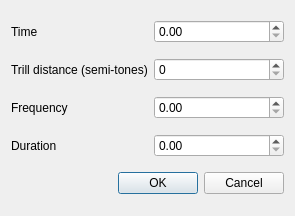
<?xml version="1.0" encoding="UTF-8"?>
<ui version="4.0">
 <class>Dialog</class>
 <widget class="QDialog" name="Dialog">
  <property name="geometry">
   <rect>
    <x>0</x>
    <y>0</y>
    <width>295</width>
    <height>216</height>
   </rect>
  </property>
  <property name="windowTitle">
   <string>Dialog</string>
  </property>
  <layout class="QGridLayout" name="gridLayout">
   <item row="4" column="0" colspan="2">
    <widget class="QDialogButtonBox" name="buttonBox">
     <property name="orientation">
      <enum>Qt::Horizontal</enum>
     </property>
     <property name="standardButtons">
      <set>QDialogButtonBox::Cancel|QDialogButtonBox::Ok</set>
     </property>
    </widget>
   </item>
   <item row="2" column="0">
    <widget class="QLabel" name="label_2">
     <property name="text">
      <string>Frequency</string>
     </property>
    </widget>
   </item>
   <item row="1" column="0">
    <widget class="QLabel" name="label">
     <property name="text">
      <string>Trill distance (semi-tones)</string>
     </property>
    </widget>
   </item>
   <item row="2" column="1">
    <widget class="QDoubleSpinBox" name="frequency"/>
   </item>
   <item row="3" column="1">
    <widget class="QDoubleSpinBox" name="duration"/>
   </item>
   <item row="3" column="0">
    <widget class="QLabel" name="label_3">
     <property name="text">
      <string>Duration</string>
     </property>
    </widget>
   </item>
   <item row="0" column="1">
    <widget class="QDoubleSpinBox" name="time"/>
   </item>
   <item row="0" column="0">
    <widget class="QLabel" name="label_4">
     <property name="text">
      <string>Time</string>
     </property>
    </widget>
   </item>
   <item row="1" column="1">
    <widget class="QSpinBox" name="distance"/>
   </item>
  </layout>
 </widget>
 <resources/>
 <connections>
  <connection>
   <sender>buttonBox</sender>
   <signal>accepted()</signal>
   <receiver>Dialog</receiver>
   <slot>accept()</slot>
   <hints>
    <hint type="sourcelabel">
     <x>248</x>
     <y>254</y>
    </hint>
    <hint type="destinationlabel">
     <x>157</x>
     <y>274</y>
    </hint>
   </hints>
  </connection>
  <connection>
   <sender>buttonBox</sender>
   <signal>rejected()</signal>
   <receiver>Dialog</receiver>
   <slot>reject()</slot>
   <hints>
    <hint type="sourcelabel">
     <x>316</x>
     <y>260</y>
    </hint>
    <hint type="destinationlabel">
     <x>286</x>
     <y>274</y>
    </hint>
   </hints>
  </connection>
 </connections>
</ui>
